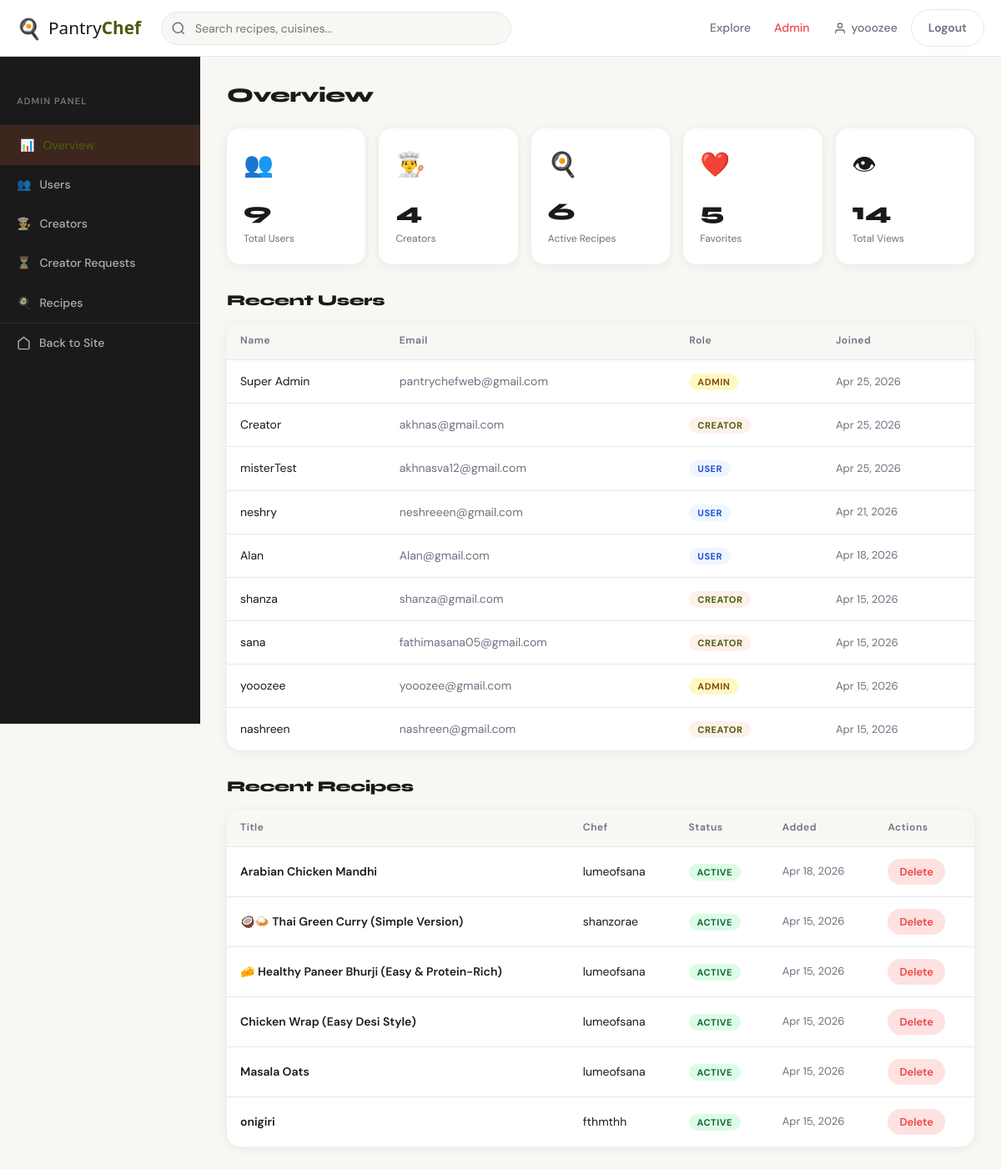
Page /admin/dashboard.php (signed in) on the committed database.
### tables this page shows
CREATE TABLE `users` (
  `id` int(10) UNSIGNED NOT NULL,
  `name` varchar(100) NOT NULL,
  `email` varchar(150) NOT NULL,
  `password` varchar(255) NOT NULL,
  `role` enum('user','creator','admin') DEFAULT 'user',
  `created_at` timestamp NOT NULL DEFAULT current_timestamp(),
  `otp_code` varchar(6) DEFAULT NULL,
  `otp_expires` datetime DEFAULT NULL
);

CREATE TABLE `recipes` (
  `id` int(10) UNSIGNED NOT NULL,
  `title` varchar(200) NOT NULL,
  `description` text DEFAULT NULL,
  `image` varchar(255) DEFAULT NULL,
  `cooking_time` smallint(5) UNSIGNED DEFAULT 0 COMMENT 'minutes',
  `budget` decimal(8,2) DEFAULT 0.00 COMMENT 'in local currency',
  `category_id` int(10) UNSIGNED DEFAULT NULL,
  `cuisine` varchar(100) DEFAULT NULL,
  `created_by` int(10) UNSIGNED NOT NULL,
  `status` enum('active','draft','deleted') DEFAULT 'active',
  `created_at` timestamp NOT NULL DEFAULT current_timestamp(),
  `updated_at` timestamp NOT NULL DEFAULT current_timestamp() ON UPDATE current_timestamp()
);

### includes/auth.php (called while the page is built, shortened)
<?php
function isLoggedIn(): bool {
    return isset($_SESSION['user_id']);
}
function currentUser(): array {
    return [
        'id'   => $_SESSION['user_id']   ?? null,
        'name' => $_SESSION['user_name'] ?? '',
        'role' => $_SESSION['role']      ?? 'guest',
    ];
}
function sanitize(string $value): string {
    return htmlspecialchars(trim($value), ENT_QUOTES, 'UTF-8');
}

### admin/dashboard.php (the view, shortened to what this page needs)
<?php
require_once '../includes/auth.php';
require_once '../includes/db.php';
$stats = $pdo->query("
    SELECT
        (SELECT COUNT(*) FROM users)                        as total_users,
        (SELECT COUNT(*) FROM users WHERE role='creator')   as total_creators,
        (SELECT COUNT(*) FROM recipes WHERE status='active') as total_recipes,
        (SELECT COUNT(*) FROM favorites)                    as total_favorites,
        (SELECT COUNT(*) FROM views)                        as total_views
")->fetch();
$recentUsers = $pdo->query("SELECT id, name, email, role, created_at FROM users ORDER BY created_at DESC LIMIT 10")->fetchAll();
$recentRecipes = $pdo->query("
    SELECT r.id, r.title, r.status, r.created_at,
           COALESCE(cr.chef_name, u.name) as chef_name
    FROM recipes r
    JOIN users u ON r.created_by = u.id
    LEFT JOIN creators cr ON u.id = cr.user_id
    ORDER BY r.created_at DESC LIMIT 10
")->fetchAll();
$activeTab = $_GET['tab'] ?? 'overview';
?>
<!DOCTYPE html>
<html lang="en">
<head>
<link rel="stylesheet" href="<?= ASSETS ?>/css/main.css">
</head>
<body>
<?php include '../components/navbar.php'; ?>
<div class="admin-layout">
  <aside class="admin-sidebar">
    <div style="padding:20px; border-bottom:1px solid rgba(255,255,255,.1);">
      <p style="font-size:11px; letter-spacing:.1em; color:rgba(255,255,255,.4); font-weight:600;">ADMIN PANEL</p>
    </div>
    <?php
    $navItems = [
        ['overview', '📊', 'Overview'],
        ['users',    '👥', 'Users'],
        ['creators', '👨‍🍳', 'Creators'],
        ['creator_requests', '⏳', 'Creator Requests'],
        ['recipes',  '🍳', 'Recipes'],
    ];
    foreach ($navItems as [$tab, $icon, $label]):
    ?>
    <a href="?tab=<?= $tab ?>" class="admin-nav-item <?= $activeTab === $tab ? 'is-active' : '' ?>">
      <span><?= $icon ?></span> <?= $label ?>
    </a>
    <?php endforeach; ?>
    <a href="<?= BASE_URL ?>index.php" class="admin-nav-item" style="margin-top:auto; border-top:1px solid rgba(255,255,255,.08);">
      <svg viewBox="0 0 24 24" fill="none" stroke="currentColor" stroke-width="2"><path d="M3 9l9-7 9 7v11a2 2 0 0 1-2 2H5a2 2 0 0 1-2-2z"/></svg>
      Back to Site
    </a>
  </aside>
  <main class="admin-content">
    <?php if ($activeTab === 'overview'): ?>
    <h2 style="font-family:'Syne',sans-serif; font-size:1.5rem; margin-bottom:24px;">Overview</h2>
    <div style="display:grid; grid-template-columns:repeat(auto-fit,minmax(160px,1fr)); gap:16px; margin-bottom:32px;">
      <?php
      $cards = [
          ['👥', $stats['total_users'],    'Total Users',    '#eff6ff','#1d4ed8'],
          ['👨‍🍳', $stats['total_creators'], 'Creators',       '#fff7ed','#c2410c'],
          ['🍳', $stats['total_recipes'],  'Active Recipes', '#f0fdf4','#166534'],
          ['❤️', $stats['total_favorites'],'Favorites',      '#fdf2f8','#9d174d'],
          ['👁', $stats['total_views'],    'Total Views',    '#f5f3ff','#6d28d9'],
      ];
      foreach ($cards as [$icon,$num,$label,$bg,$color]):
      ?>
      <div style="background:#fff; border-radius:16px; padding:20px; box-shadow:var(--shadow-card);">
        <div style="font-size:1.8rem; margin-bottom:8px;"><?= $icon ?></div>
        <div style="font-family:'Syne',sans-serif; font-size:1.8rem; font-weight:800;"><?= number_format($num) ?></div>
        <div style="font-size:12px; color:var(--text-muted);"><?= $label ?></div>
      </div>
      <?php endforeach; ?>
    </div>
    <h3 style="font-family:'Syne',sans-serif; margin-bottom:16px;">Recent Users</h3>
    <table class="data-table" style="margin-bottom:32px;">
      <thead><tr><th>Name</th><th>Email</th><th>Role</th><th>Joined</th></tr></thead>
      <tbody>
        <?php foreach ($recentUsers as $u): ?>
        <tr>
          <td><?= htmlspecialchars($u['name']) ?></td>
          <td style="color:var(--text-muted)"><?= htmlspecialchars($u['email']) ?></td>
          <td><span class="badge-role badge-role--<?= $u['role'] ?>"><?= ucfirst($u['role']) ?></span></td>
          <td style="color:var(--text-muted); font-size:13px;"><?= date('M j, Y', strtotime($u['created_at'])) ?></td>
        </tr>
        <?php endforeach; ?>
      </tbody>
    </table>
    <h3 style="font-family:'Syne',sans-serif; margin-bottom:16px;">Recent Recipes</h3>
    <table class="data-table">
      <thead><tr><th>Title</th><th>Chef</th><th>Status</th><th>Added</th><th>Actions</th></tr></thead>
      <tbody>
        <?php foreach ($recentRecipes as $r): ?>
        <tr>
          <td><a href="<?= BASE_URL ?>recipe.php?id=<?= $r['id'] ?>" style="font-weight:600;"><?= htmlspecialchars($r['title']) ?></a></td>
          <td><?= htmlspecialchars($r['chef_name']) ?></td>
          <td><span class="badge-role" style="<?= $r['status']==='active'?'background:#dcfce7;color:#166534':'background:#fef3c7;color:#92400e' ?>"><?= ucfirst($r['status']) ?></span></td>
          <td style="font-size:13px; color:var(--text-muted);"><?= date('M j, Y', strtotime($r['created_at'])) ?></td>
          <td>
            <button class="btn btn-sm" style="background:#fee2e2;color:var(--danger);" onclick="adminDelete('recipe', <?= $r['id'] ?>)">Delete</button>
          </td>
        </tr>
        <?php endforeach; ?>
      </tbody>
    </table>
    <?php endif; ?>
  </main>
</div>
</body>
</html>

### components/navbar.php (shortened to what this page needs)
<?php
require_once __DIR__ . '/../includes/auth.php';
$user = currentUser();
?>
<nav class="navbar" id="navbar">
    <div class="nav-container">
        <a href="<?= BASE_URL ?>index.php" class="nav-logo">
            <span class="logo-icon">🍳</span>
            <span class="logo-text">Pantry<strong>Chef</strong></span>
        </a>
        <div class="nav-search-wrap">
            <div class="nav-search">
                <svg width="18" height="18" viewBox="0 0 24 24" fill="none" stroke="currentColor" stroke-width="2">
                    <circle cx="11" cy="11" r="8"/><path d="m21 21-4.35-4.35"/>
                </svg>
                <input type="text" id="navSearchInput" placeholder="Search recipes, cuisines..." autocomplete="off">
            </div>
        </div>
        <div class="nav-links">
            <a href="<?= BASE_URL ?>index.php" class="nav-link">Explore</a>
            <?php if ($user['role'] === 'admin'): ?>
                <a href="<?= BASE_URL ?>admin/dashboard.php" class="nav-link nav-link--admin">Admin</a>
            <?php endif; ?>
            <?php if (isLoggedIn()): ?>
                <a href="<?= BASE_URL ?>profile.php" class="nav-link">
                    <svg width="16" height="16" viewBox="0 0 24 24" fill="none" stroke="currentColor" stroke-width="2">
                        <path d="M20 21v-2a4 4 0 0 0-4-4H8a4 4 0 0 0-4 4v2"/><circle cx="12" cy="7" r="4"/>
                    </svg>
                    <?= sanitize($user['name']) ?>
                </a>
                <a href="<?= BASE_URL ?>logout.php" class="btn btn-ghost">Logout</a>
            <?php else: ?>
                <a href="<?= BASE_URL ?>login.php" class="btn btn-ghost">Login</a>
                <a href="<?= BASE_URL ?>signup.php" class="btn btn-primary">Sign Up</a>
            <?php endif; ?>
        </div>
    </div>
</nav>

### admin/dashboard.php (style rules this page uses)
.admin-layout { display:grid; grid-template-columns:240px 1fr; min-height:calc(100vh - var(--nav-h)); }

### rows in the picture
users: name "yooozee", email "yooozee@gmail.com", role "ADMIN", created_at "Apr 15, 2026"
users: name "Super Admin", email "pantrychefweb@gmail.com", role "ADMIN", created_at "Apr 25, 2026"
users: name "Creator", email "akhnas@gmail.com", role "CREATOR", created_at "Apr 25, 2026"
users: name "misterTest", email "akhnasva12@gmail.com", role "USER", created_at "Apr 25, 2026"
users: name "neshry", email "neshreeen@gmail.com", role "USER", created_at "Apr 21, 2026"
users: name "Alan", email "Alan@gmail.com", role "USER", created_at "Apr 18, 2026"
users: name "shanza", email "shanza@gmail.com", role "CREATOR", created_at "Apr 15, 2026"
users: name "sana", email "fathimasana05@gmail.com", role "CREATOR", created_at "Apr 15, 2026"
users: name "nashreen", email "nashreen@gmail.com", role "CREATOR", created_at "Apr 15, 2026"
recipes: title "Arabian Chicken Mandhi", chef_name "lumeofsana", status "ACTIVE", created_at "Apr 18, 2026"
recipes: title "🥥🍛 Thai Green Curry (Simple Version)", chef_name "shanzorae", status "ACTIVE", created_at "Apr 15, 2026"
recipes: title "🧀 Healthy Paneer Bhurji (Easy & Protein-Rich)", chef_name "lumeofsana", status "ACTIVE", created_at "Apr 15, 2026"
recipes: title "Chicken Wrap (Easy Desi Style)", chef_name "lumeofsana", status "ACTIVE", created_at "Apr 15, 2026"
recipes: title "Masala Oats", chef_name "lumeofsana", status "ACTIVE", created_at "Apr 15, 2026"
recipes: title "onigiri", chef_name "fthmthh", status "ACTIVE", created_at "Apr 15, 2026"

### other values in the picture
$icon "📊"
$label "Overview"
$icon "👥"
$label "Users"
$icon "👨‍🍳"
$label "Creators"
$icon "⏳"
$label "Creator Requests"
$icon "🍳"
$label "Recipes"
$num "9"
$label "Total Users"
$num "4"
$num "6"
$label "Active Recipes"
